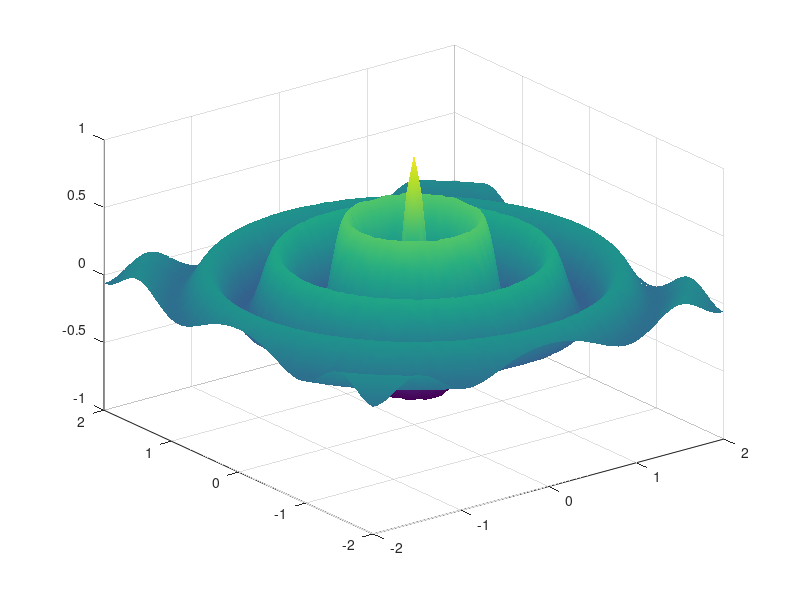

This figure's MATLAB source: (Note: this script raises an error after producing the figure.)
clear all;
clc;

[x,y] = meshgrid(-2:0.05:2,-2:0.05:2);

 r = sqrt(x.^2 + y.^2); 
 z = cos(10.*r).*exp(-r);
 
 surf(x,y,z);
 shading interp;
 
 %surf(x,y,z,'EdgeColor','none');
 
 % ====================================================
 
 % format the solid into a 3D array
 numberOfSlices = 100;
 Xcoordinates = x(1,:);
 Ycoordinates = y(:,1)';
 Zcoordinates = linspace(-2, 2, numberOfSlices);
 
 magnitudeAtTheCoordinates = zeros(length(Xcoordinates), length(Ycoordinates), numberOfSlices);
 for k=1:length(Zcoordinates)
    for i=1:length(Xcoordinates)
        for j=1:length(Ycoordinates)        
            
            %% spherical emcompassing
%             locationByPolar = sqrt((Xcoordinates(i))^2 + (Ycoordinates(j))^2 + (Zcoordinates(k))^2);
%             magnitudeAtTheCoordinates(i,j,k) = cos(10*locationByPolar)*exp(-locationByPolar);            
                        
            
             
            %% carnation                  
%             locationByPolar = sqrt((Xcoordinates(i))^2 + (Ycoordinates(j))^2) + Zcoordinates(k);            
%             magnitudeAtTheCoordinates(i,j,k) = cos(10*locationByPolar)*exp(-locationByPolar); 
                                    
            % spring structure                   
            locationByPolar = sqrt((Xcoordinates(i))^2 + (Ycoordinates(j))^2) + sin(50*Zcoordinates(k));            
            magnitudeAtTheCoordinates(i,j,k) = cos(10*locationByPolar)*exp(-locationByPolar/100); 
            

            %locationByPolar = (sqrt(((Xcoordinates(i)/5)^2 *(Ycoordinates(j)/10)^2 *(Zcoordinates(k)/3)^2))) * sign(Xcoordinates(i))* sign(Ycoordinates(j))* sign(Zcoordinates(k));
            %magnitudeAtTheCoordinates(i,j,k) = cos(10*locationByPolar)*exp(-locationByPolar);    

        end
    end
        createTIF_file(magnitudeAtTheCoordinates(:,:,k), k);
 end
 
 %fileToSaveTo = 'ripple3D.mat';
 %fileToSaveTo = 'sphericalStructure.mat';
 %save(fileToSaveTo, 'magnitudeAtTheCoordinates');
 
 
 % dope the image with noise
 for i=1:numberOfSlices    
    image3DWithNoise(:,:,i) = imnoise(magnitudeAtTheCoordinates(:,:,i),'gaussian',0, 1.5);
 end
  fileToSaveTo = 'springStructureNoisy.mat';
 save(fileToSaveTo, 'image3DWithNoise');